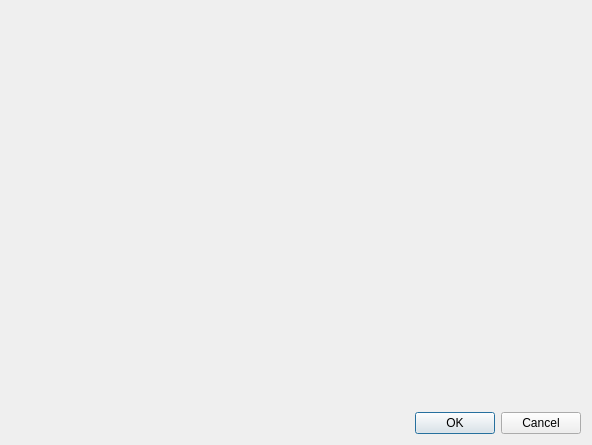
<?xml version="1.0" encoding="UTF-8"?>
<ui version="4.0">
 <class>image_show</class>
 <widget class="QDialog" name="image_show">
  <property name="geometry">
   <rect>
    <x>0</x>
    <y>0</y>
    <width>592</width>
    <height>445</height>
   </rect>
  </property>
  <property name="windowTitle">
   <string>Dialog</string>
  </property>
  <layout class="QVBoxLayout" name="verticalLayout">
   <item>
    <widget class="QLabel" name="image_label">
     <property name="text">
      <string/>
     </property>
    </widget>
   </item>
   <item>
    <widget class="QDialogButtonBox" name="buttonBox">
     <property name="orientation">
      <enum>Qt::Horizontal</enum>
     </property>
     <property name="standardButtons">
      <set>QDialogButtonBox::Cancel|QDialogButtonBox::Ok</set>
     </property>
    </widget>
   </item>
  </layout>
 </widget>
 <resources/>
 <connections>
  <connection>
   <sender>buttonBox</sender>
   <signal>accepted()</signal>
   <receiver>image_show</receiver>
   <slot>accept()</slot>
   <hints>
    <hint type="sourcelabel">
     <x>248</x>
     <y>254</y>
    </hint>
    <hint type="destinationlabel">
     <x>157</x>
     <y>274</y>
    </hint>
   </hints>
  </connection>
  <connection>
   <sender>buttonBox</sender>
   <signal>rejected()</signal>
   <receiver>image_show</receiver>
   <slot>reject()</slot>
   <hints>
    <hint type="sourcelabel">
     <x>316</x>
     <y>260</y>
    </hint>
    <hint type="destinationlabel">
     <x>286</x>
     <y>274</y>
    </hint>
   </hints>
  </connection>
 </connections>
</ui>
